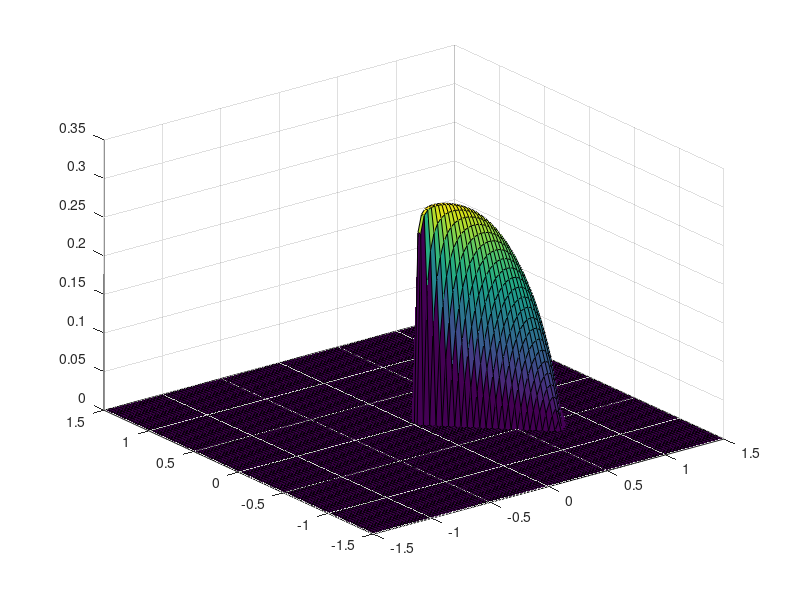

MATLAB code for this plot:
function POCReviewSensingFootprint
R=1;
alpha=pi/4;

phi=@(x,y) atan2(y,x);
c1=@(x,y) R^2-x.^2-y.^2;
c2=@(x,y) alpha-phi(x,y);
c3=@(x,y) alpha+phi(x,y);

C1=@(x,y) max(0,c1(x,y));
C2=@(x,y) max(0,c2(x,y));
C3=@(x,y) max(0,c3(x,y));

B=@(x,y) 1./C1(x,y)+1./C2(x,y)+1./C3(x,y);

S=@(x,y) 1./B(x,y);

x=linspace(-1.5,1.5);
[X,Y]=meshgrid(x,x);
Z=S(X,Y);
surf(X,Y,Z)


